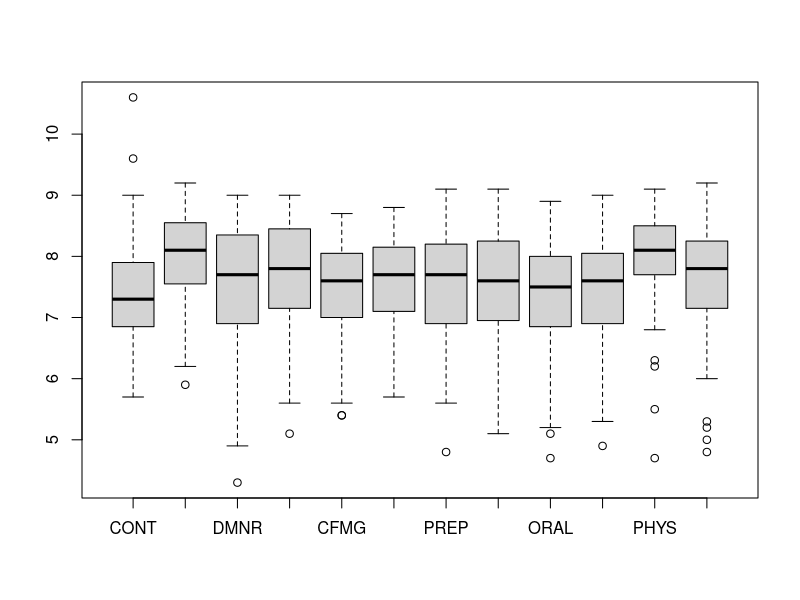
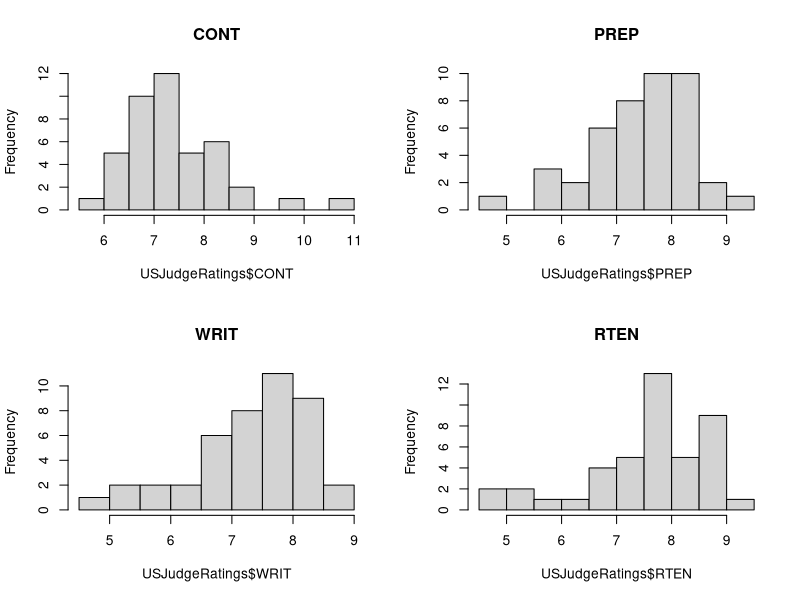
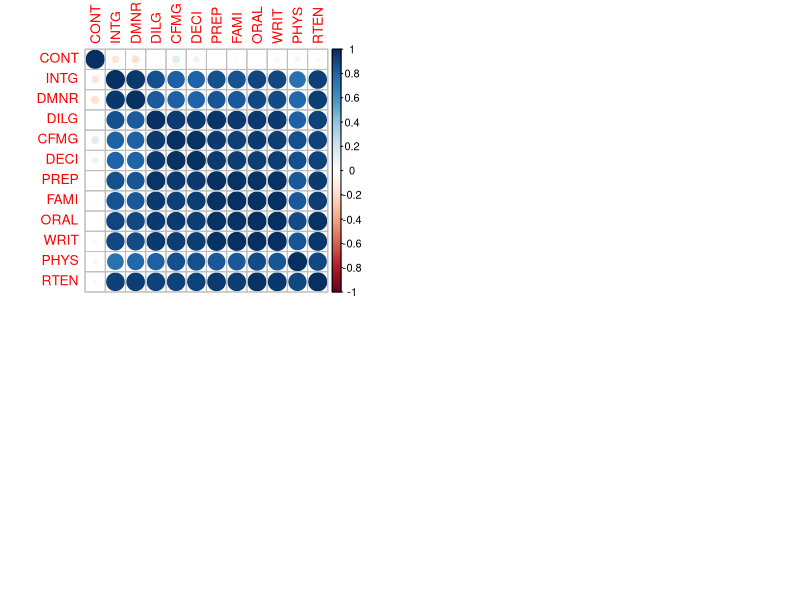
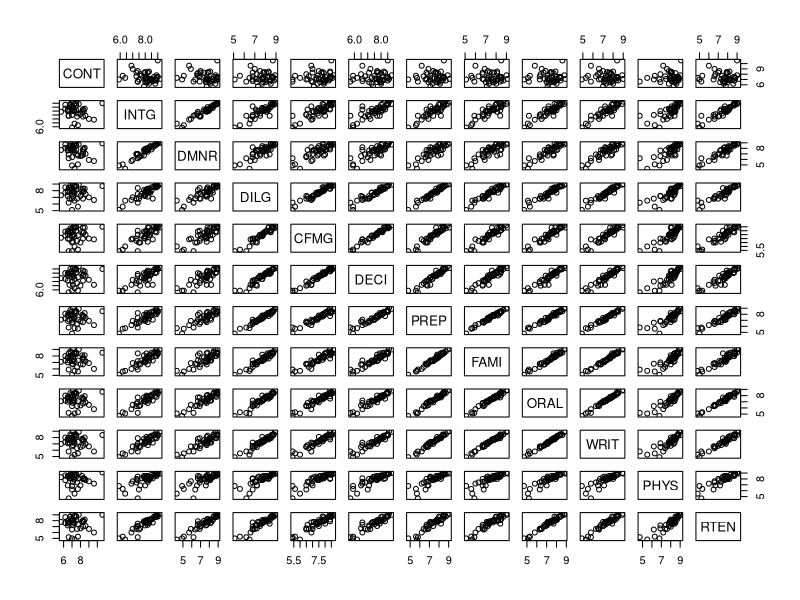
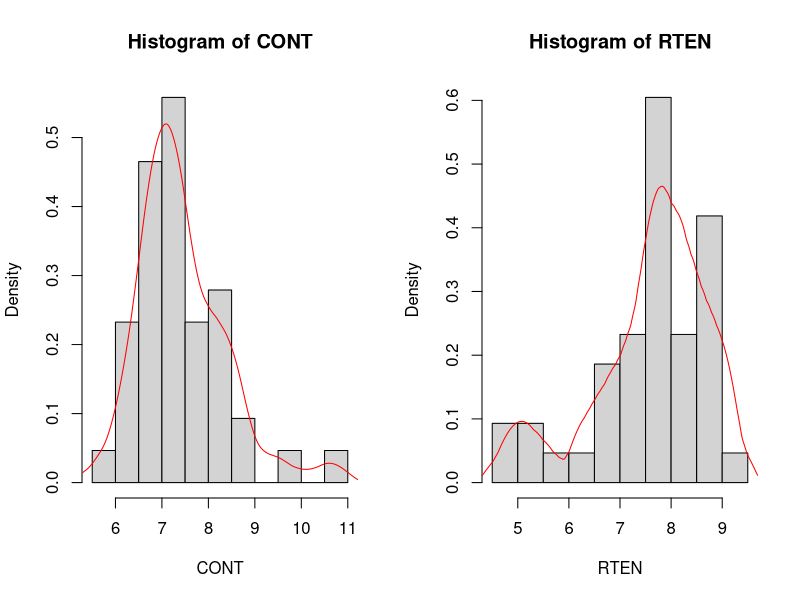
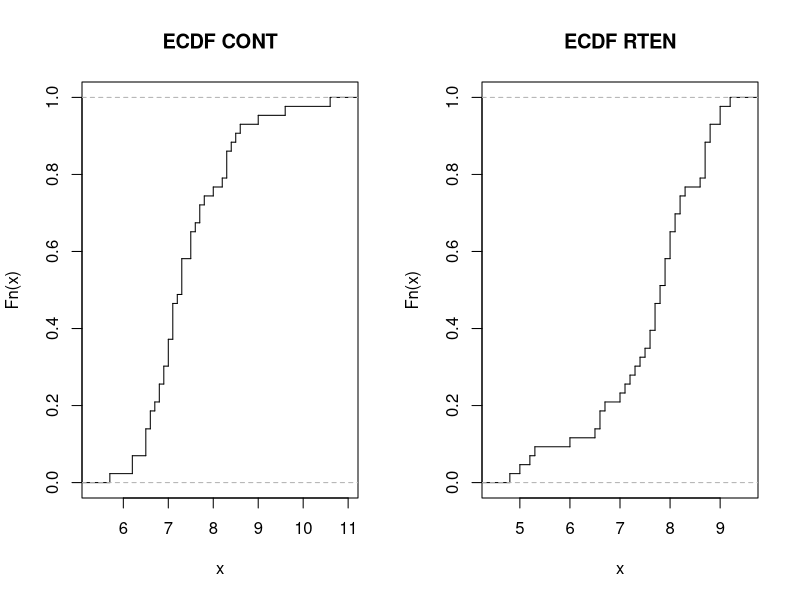
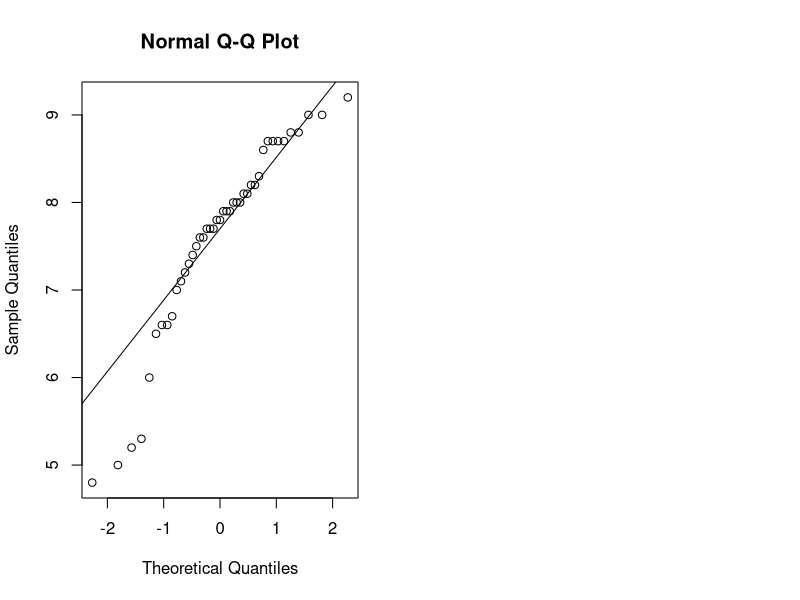

Recreate these plots in R, in order.
## ---- chunk 1
knitr::opts_chunk$set(echo = TRUE)
## ---- chunk 2
data(USJudgeRatings)
head(USJudgeRatings)
## ---- chunk 3
str(USJudgeRatings)
## ---- chunk 4
sum(is.na(USJudgeRatings))
## ---- chunk 5
Outvals = boxplot(USJudgeRatings)
## ---- chunk 6
max(USJudgeRatings$CONT)
rownames(USJudgeRatings)[which.max(USJudgeRatings$CONT)]
## ---- chunk 7
min(USJudgeRatings$RTEN)
rownames(USJudgeRatings)[which.min(USJudgeRatings$RTEN)]
## ---- chunk 8
max(USJudgeRatings$RTEN)
rownames(USJudgeRatings)[which.max(USJudgeRatings$RTEN)]
## ---- chunk 9
summary(USJudgeRatings)
## ---- chunk 10
par(mfrow=c(2,2))
hist(USJudgeRatings$CONT, main="CONT")
hist(USJudgeRatings$PREP, main="PREP" )
hist(USJudgeRatings$WRIT, main="WRIT")
hist(USJudgeRatings$RTEN, main="RTEN")
## ---- chunk 11
round(sqrt(diag(var(USJudgeRatings))),2)
## ---- chunk 12
round(cor(USJudgeRatings),2)
## ---- chunk 13
library(corrplot)
corrplot(cor(USJudgeRatings))
## ---- chunk 14
pairs(USJudgeRatings)
## ---- chunk 15
par(mfrow=c(1,2))
hist(USJudgeRatings$CONT, probability= TRUE, main="Histogram of CONT", xlab="CONT")
d = density(USJudgeRatings$CONT, kernel = 'c', bw = 0.3)
lines(d, col="red")

hist(USJudgeRatings$RTEN, probability= TRUE, main="Histogram of RTEN" , xlab="RTEN")
d = density(USJudgeRatings$RTEN, kernel = 'o', bw = 0.3)
lines(d, col="red")
## ---- chunk 16
par(mfrow=c(1,2))
plot(ecdf(USJudgeRatings$CONT), verticals = TRUE, do.points = FALSE, main = "ECDF CONT")
plot(ecdf(USJudgeRatings$RTEN), verticals = TRUE, do.points = FALSE, main = "ECDF RTEN")
## ---- chunk 17
qqnorm(USJudgeRatings$RTEN)
qqline(USJudgeRatings$RTEN)
